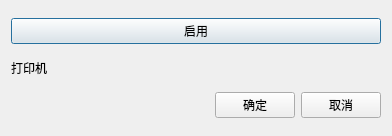
<?xml version="1.0" encoding="UTF-8"?>
<ui version="4.0">
 <class>kds_main_info_print</class>
 <widget class="QDialog" name="kds_main_info_print">
  <property name="geometry">
   <rect>
    <x>0</x>
    <y>0</y>
    <width>392</width>
    <height>136</height>
   </rect>
  </property>
  <property name="windowTitle">
   <string>Dialog</string>
  </property>
  <layout class="QVBoxLayout" name="verticalLayout">
   <item>
    <widget class="lds_checkbox_phonestyle" name="checkBox">
     <property name="text">
      <string>启用</string>
     </property>
    </widget>
   </item>
   <item>
    <layout class="QHBoxLayout" name="horizontalLayout_2" stretch="0,1,0">
     <item>
      <widget class="QLabel" name="label">
       <property name="text">
        <string>打印机</string>
       </property>
      </widget>
     </item>
     <item>
      <widget class="QLabel" name="label_printerpath">
       <property name="text">
        <string/>
       </property>
       <property name="alignment">
        <set>Qt::AlignRight|Qt::AlignTrailing|Qt::AlignVCenter</set>
       </property>
      </widget>
     </item>
     <item>
      <widget class="QPushButton" name="pushButton_printerset">
       <property name="text">
        <string/>
       </property>
       <property name="icon">
        <iconset resource="fastfdmain_KDS/kds.qrc">
         <normaloff>:/kds/order_settings.png</normaloff>:/kds/order_settings.png</iconset>
       </property>
       <property name="iconSize">
        <size>
         <width>30</width>
         <height>30</height>
        </size>
       </property>
       <property name="flat">
        <bool>true</bool>
       </property>
      </widget>
     </item>
    </layout>
   </item>
   <item>
    <layout class="QHBoxLayout" name="horizontalLayout">
     <item>
      <spacer name="horizontalSpacer">
       <property name="orientation">
        <enum>Qt::Horizontal</enum>
       </property>
       <property name="sizeHint" stdset="0">
        <size>
         <width>40</width>
         <height>20</height>
        </size>
       </property>
      </spacer>
     </item>
     <item>
      <widget class="lds_toolbar_button" name="pushButton_ok">
       <property name="text">
        <string>确定</string>
       </property>
       <property name="outer_stylesheet" stdset="0">
        <string>pushbutton</string>
       </property>
      </widget>
     </item>
     <item>
      <widget class="lds_toolbar_button" name="pushButton_cancel">
       <property name="text">
        <string>取消</string>
       </property>
       <property name="outer_stylesheet" stdset="0">
        <string>pushbutton</string>
       </property>
      </widget>
     </item>
    </layout>
   </item>
  </layout>
 </widget>
 <customwidgets>
  <customwidget>
   <class>lds_toolbar_button</class>
   <extends>QPushButton</extends>
   <header>lds_toolbar_button.h</header>
  </customwidget>
  <customwidget>
   <class>lds_checkbox_phonestyle</class>
   <extends>QPushButton</extends>
   <header>lds_checkbox_phonestyle.h</header>
  </customwidget>
 </customwidgets>
 <resources>
  <include location="fastfdmain_KDS/kds.qrc"/>
 </resources>
 <connections/>
</ui>
